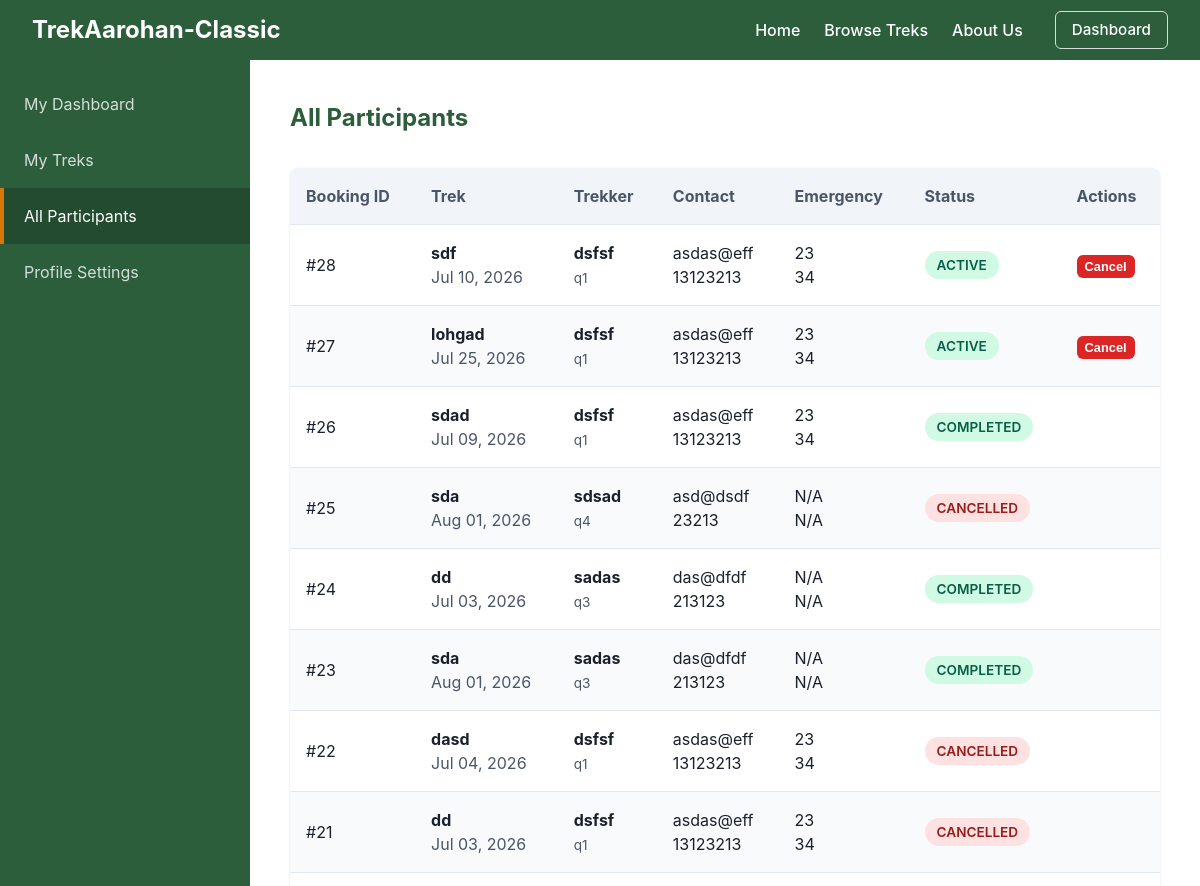
/staff/participants (signed in, upper part), run on an earlier commit of the app's database.
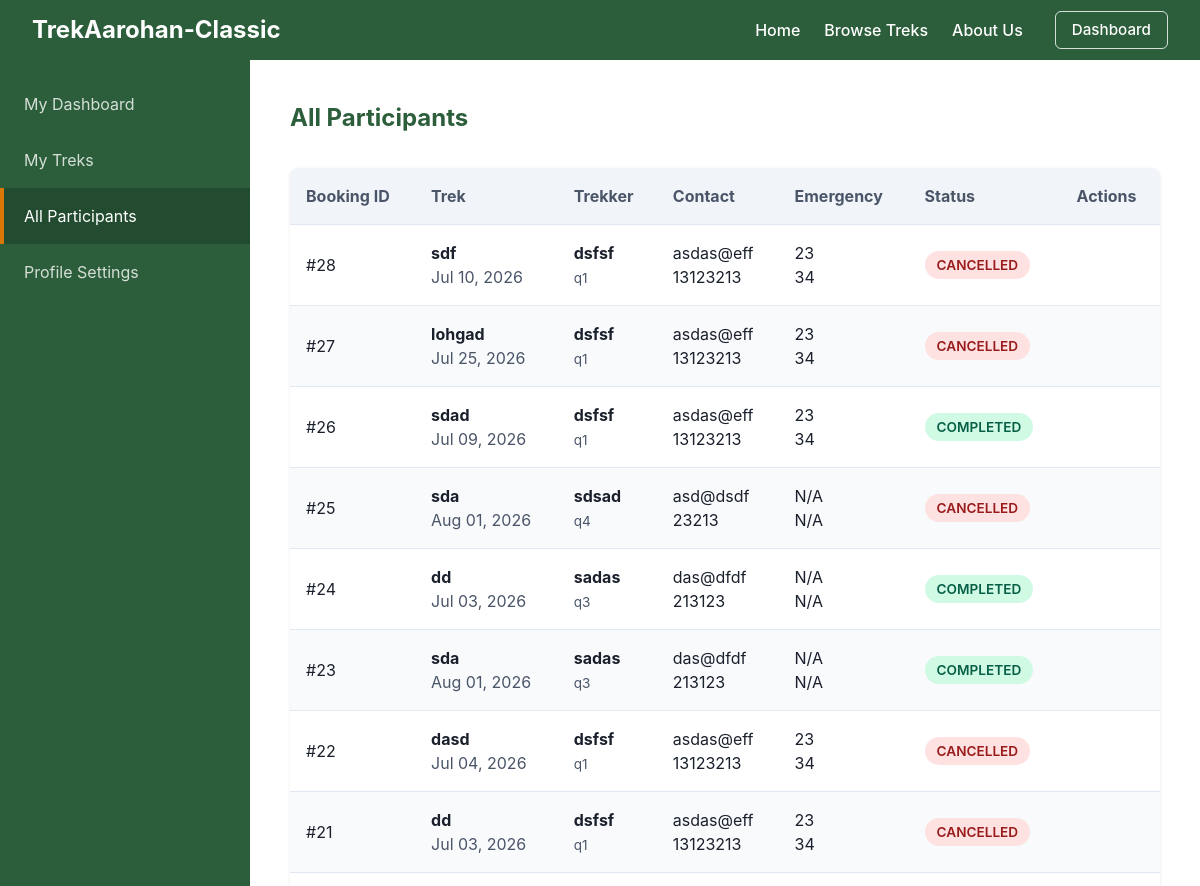
And on a later commit of the database.
### models.py (models this page shows)
class Booking(db.Model):
    __tablename__ = "booking"
    id = db.Column(db.Integer, primary_key=True, autoincrement=True)
    user_id = db.Column(db.Integer, db.ForeignKey("user.id"), nullable=False)
    trek_id = db.Column(db.Integer, db.ForeignKey("trek.id"), nullable=False)
    booking_date = db.Column(db.DateTime, default=datetime.utcnow, nullable=False)
    cancelled_date = db.Column(db.DateTime, nullable=True)
    status = db.Column(db.String(20), default="booked", nullable=False)  # "booked", "cancelled", "completed"

class Trek(db.Model):
    __tablename__ = "trek"
    id = db.Column(db.Integer, primary_key=True, autoincrement=True)
    name = db.Column(db.String(100), nullable=False)
    description = db.Column(db.Text, nullable=True)
    difficulty = db.Column(db.String(20), nullable=False)  # "easy", "medium", "hard"
    location = db.Column(db.String(100), nullable=False)
    slots_available = db.Column(db.Integer, nullable=False)
    start_date = db.Column(db.Date, nullable=False)
    end_date = db.Column(db.Date, nullable=False)
    status = db.Column(db.String(20), default="open", nullable=False)  # "open", "full", "ongoing", "completed", "cancelled"
    assigned_staff_id = db.Column(db.Integer, db.ForeignKey("user.id"), nullable=False)
    cover_image = db.Column(db.String(255), nullable=True)
    price = db.Column(db.Float, default=0.0, nullable=False)
    bookings = db.relationship("Booking", backref="trek", lazy=True)

class User(db.Model, UserMixin):
    __tablename__ = "user"
    id = db.Column(db.Integer, primary_key=True, autoincrement=True)
    username = db.Column(db.String(50), unique=True, nullable=False)
    password = db.Column(db.String(255), nullable=False)
    role = db.Column(db.Integer, default=0, nullable=False)  # 0 = Trekker, 1 = Staff, 2 = Admin
    name = db.Column(db.String(100), nullable=False)
    email = db.Column(db.String(120), unique=True, nullable=False)
    phone = db.Column(db.String(20), nullable=False)
    emergency_phone = db.Column(db.String(20), nullable=True)
    emergency_relation = db.Column(db.String(50), nullable=True)
    experience = db.Column(db.Text, nullable=True)  # Used for Staff
    is_approved = db.Column(db.Boolean, default=False)  # Used for Staff
    is_blacklisted = db.Column(db.Boolean, default=False)
    assigned_treks = db.relationship("Trek", backref="staff", lazy=True)
    bookings = db.relationship("Booking", backref="user", lazy=True)

### app.py (the view)
    @app.route("/staff/participants")
    @login_required
    def staff_participants():
        if current_user.role != 1 or not current_user.is_approved:
            return redirect(url_for("home"))
        assigned_treks = Trek.query.filter_by(assigned_staff_id=current_user.id).all()
        trek_ids = [t.id for t in assigned_treks]
        if trek_ids:
            bookings = Booking.query.filter(Booking.trek_id.in_(trek_ids)).order_by(Booking.booking_date.desc()).all()
        else:
            bookings = []
        return render_template("staff_participants.html", bookings=bookings)

### templates/staff_participants.html
{% extends "staff_base.html" %}
{% set active_page = "participants" %}
{% block dashboard_content %}
    <h2 style="margin: 0; color: var(--primary-color);">All Participants</h2>
    {% if bookings %}
    <div class="data-table-wrapper" style="margin-top: 2rem;">
        <table class="data-table">
                <thead>
                    <tr>
                        <th>Booking ID</th>
                        <th>Trek</th>
                        <th>Trekker</th>
                        <th>Contact</th>
                        <th>Emergency</th>
                        <th>Status</th>
                        <th>Actions</th>
                    </tr>
                </thead>
                <tbody>
                    {% for booking in bookings %}
                    <tr>
                        <td>#{{ booking.id }}</td>
                        <td>
                            <strong>{{ booking.trek.name }}</strong><br>
                            <span style="color: var(--secondary-color);">{{ booking.trek.start_date.strftime("%b %d, %Y") }}</span>
                        </td>
                        <td>
                            <strong>{{ booking.user.name }}</strong><br>
                            <span style="font-size: 0.85rem; color: var(--secondary-color);">{{ booking.user.username }}</span>
                        </td>
                        <td>
                            {{ booking.user.email }}<br>
                            {{ booking.user.phone or "N/A" }}
                        </td>
                        <td>
                            {{ booking.user.emergency_relation or "N/A" }}<br>
                            {{ booking.user.emergency_phone or "N/A" }}
                        </td>
                        <td>
                            {% if booking.status == 'booked' %}
                                <span class="badge badge-active">Active</span>
                            {% elif booking.status == 'cancelled' %}
                                <span class="badge badge-blacklisted">Cancelled</span>
                            {% else %}
                                <span class="badge badge-approved">Completed</span>
                            {% endif %}
                        </td>
                        <td>
                            {% if booking.status == 'booked' %}
                            <form action="{{ url_for('staff_cancel_participant', booking_id=booking.id) }}" method="POST" style="margin: 0;">
                                <button type="submit" class="btn btn-danger" style="padding: 0.25rem 0.5rem; font-size: 0.8rem;" onclick="return confirm('Are you sure you want to cancel this booking? This will reopen a slot.');">Cancel</button>
                            </form>
                            {% endif %}
                        </td>
                    </tr>
                    {% endfor %}
                </tbody>
            </table>
        </div>
        {% else %}
        <p style="color: var(--secondary-color); text-align: center; padding: 2rem 0;">No active participants found across your assigned treks.</p>
        {% endif %}
{% endblock %}

What changed in the data, as far as the page shows it:
changed Booking "sdf": status "ACTIVE Cancel" → "CANCELLED"
changed Booking "lohgad": status "ACTIVE Cancel" → "CANCELLED"
